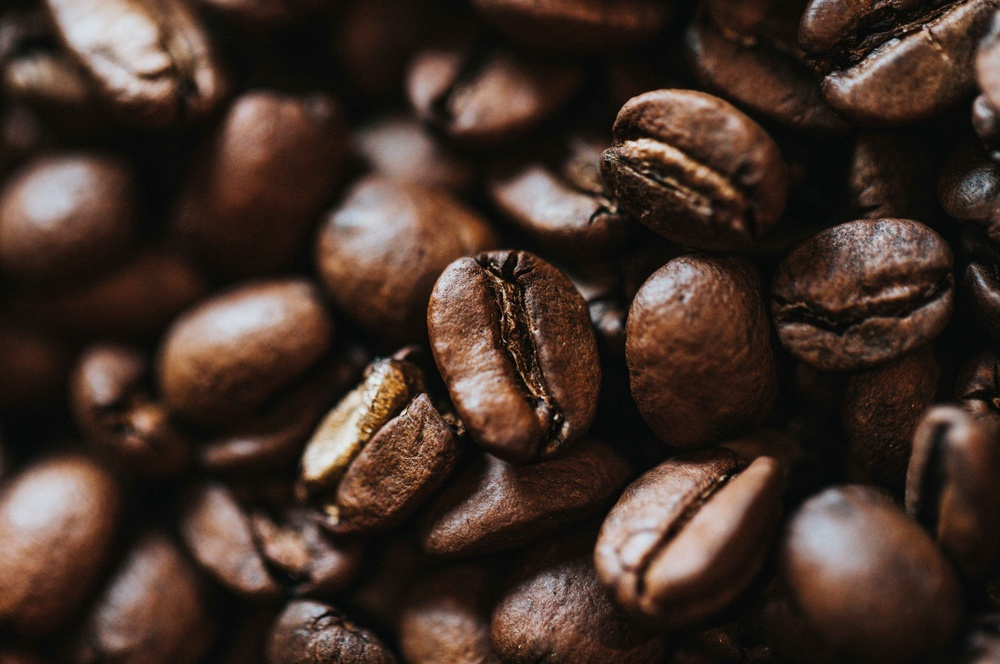
#> input picture image/kahve.jpg, 1000 x 664 px, shrunk from 2560 x 1700 before the run, found by its file name
$ python scipts.py
#> lines starting #> are read from the running program, lines starting #| are printed output that depends on the picture; after the words box and inside, x2 and y2 are one past the last pixel; in counts of white or black regions, pixels touching at a corner belong together
import cv2
import numpy as np


img = cv2.imread('image/kahve.jpg', 0)
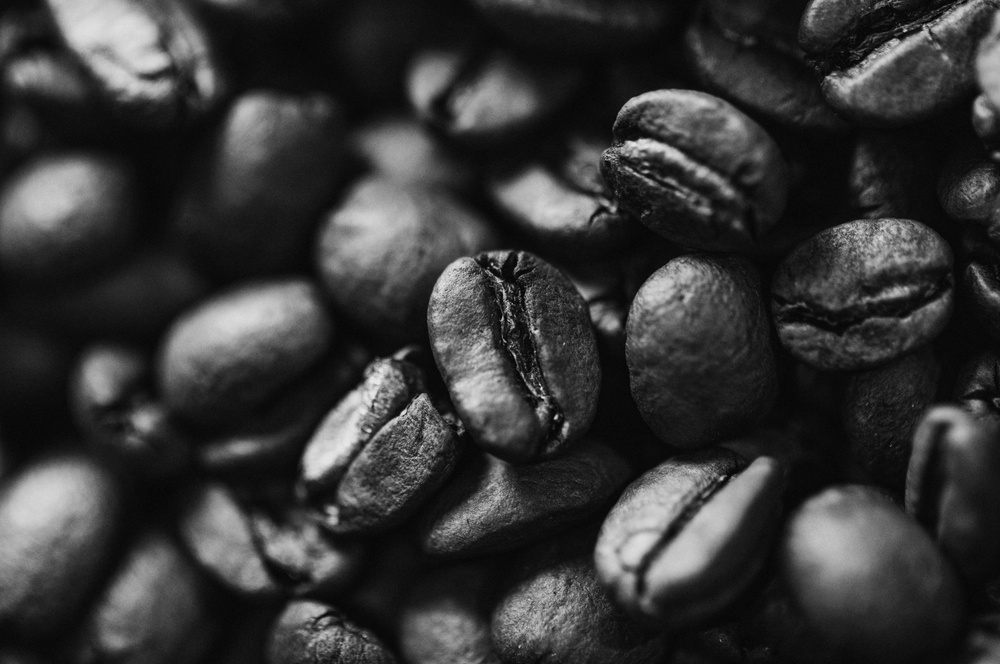
#> img: shape (664, 1000); min 0, max 234, mean 54.4

row, column = img.shape
#> row = 664; column = 1000

img1 = np.zeros((row, column), dtype='uint8')


min_range = 10
max_range = 60

for i in range(row):
    for j in range(column):
        if img[i, j] > min_range and img[i, j] < max_range:
            img1[i, j] = 255
        else:
            img1[i, j] = 0
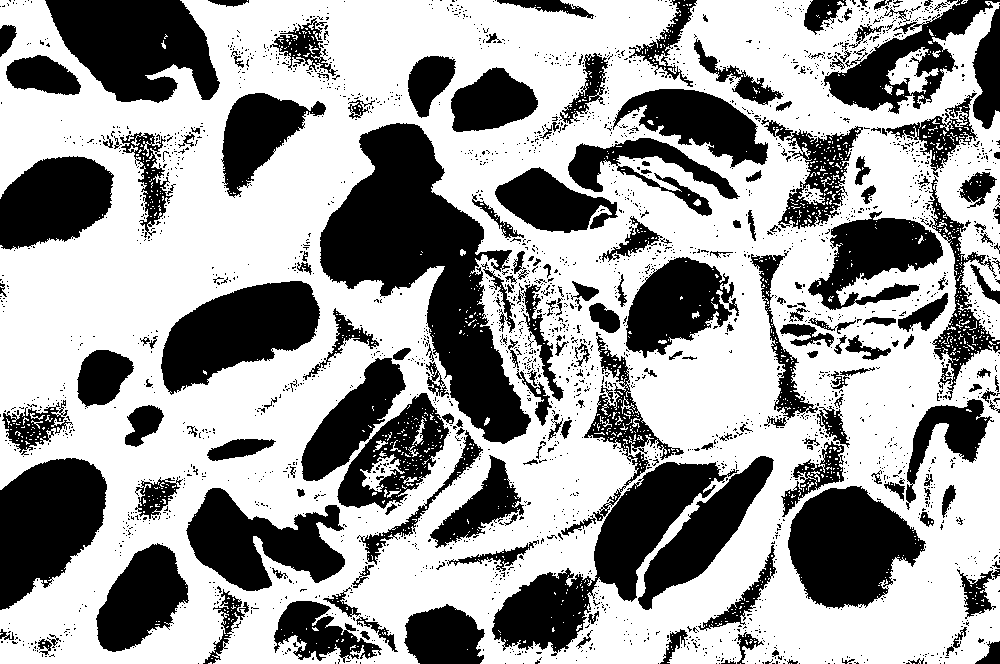
#> img1: shape (664, 1000); 62.1% white; 2723 black regions (2501 under 20 px), largest, box (x1, y1, x2, y2) and area: (320, 123, 531, 444) 26791, (492, 462, 739, 656) 13509, (45, 0, 220, 103) 12244
cv2.imshow('sliced image', img1)
cv2.waitKey(0)

$ run again, with image/dag.jpg copied over image/kahve.jpg
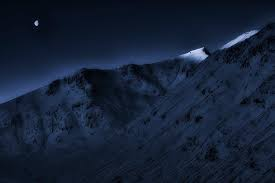
#> input picture image/dag.jpg, 275 x 183 px, found by its file name
#> `img = cv2.imread('image/kahve.jpg', 0)`:
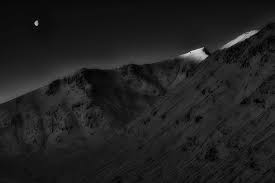
#> img: shape (183, 275); min 0, max 222, mean 31.4
#> after the loop `for i in range(row):`:
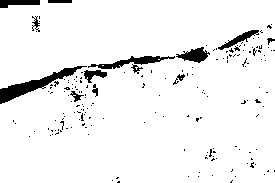
#> img1: shape (183, 275); 94.2% white; 179 black regions (166 under 20 px), largest, box (x1, y1, x2, y2) and area: (0, 66, 87, 104) 798, (88, 56, 175, 69) 405, (176, 47, 210, 63) 289

$ run again, with image/kedi_resmi.jpg copied over image/kahve.jpg
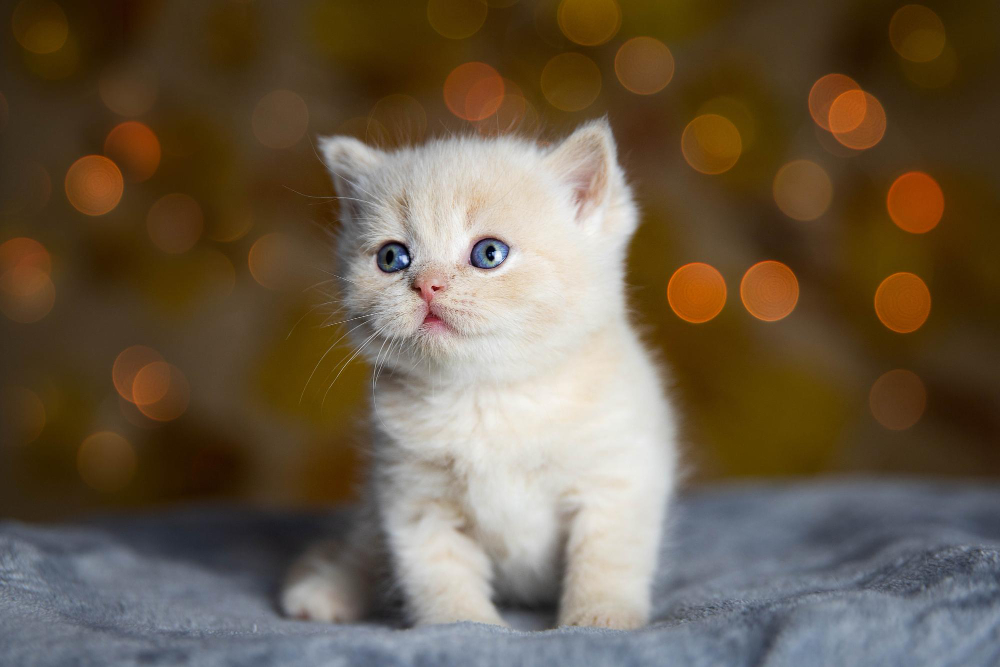
#> input picture image/kedi_resmi.jpg, 1000 x 667 px, found by its file name
#> `img = cv2.imread('image/kahve.jpg', 0)`:
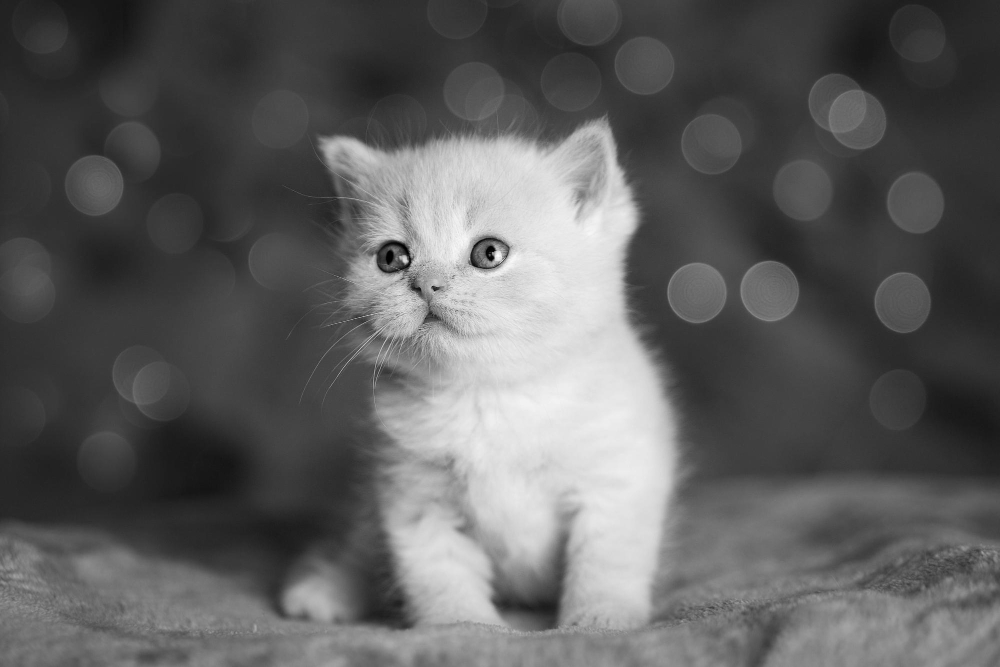
#> img: shape (667, 1000); min 0, max 252, mean 94.8
#> after the loop `for i in range(row):`:
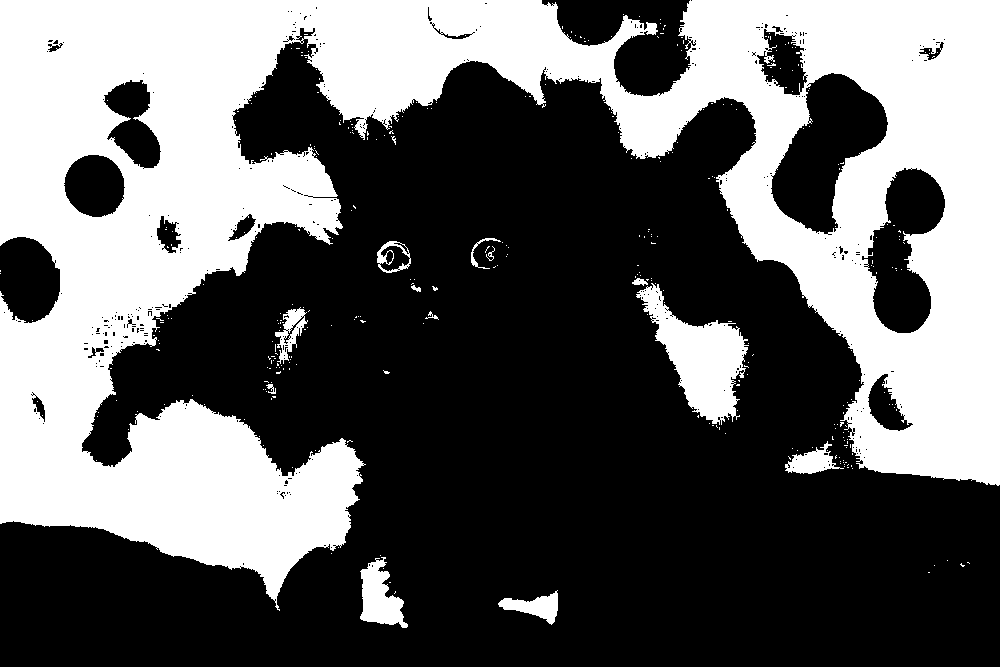
#> img1: shape (667, 1000); 38.7% white; 344 white regions (331 under 20 px), largest, box (x1, y1, x2, y2) and area: (0, 0, 1000, 611) 245051, (636, 283, 749, 425) 6825, (360, 557, 408, 628) 1904
